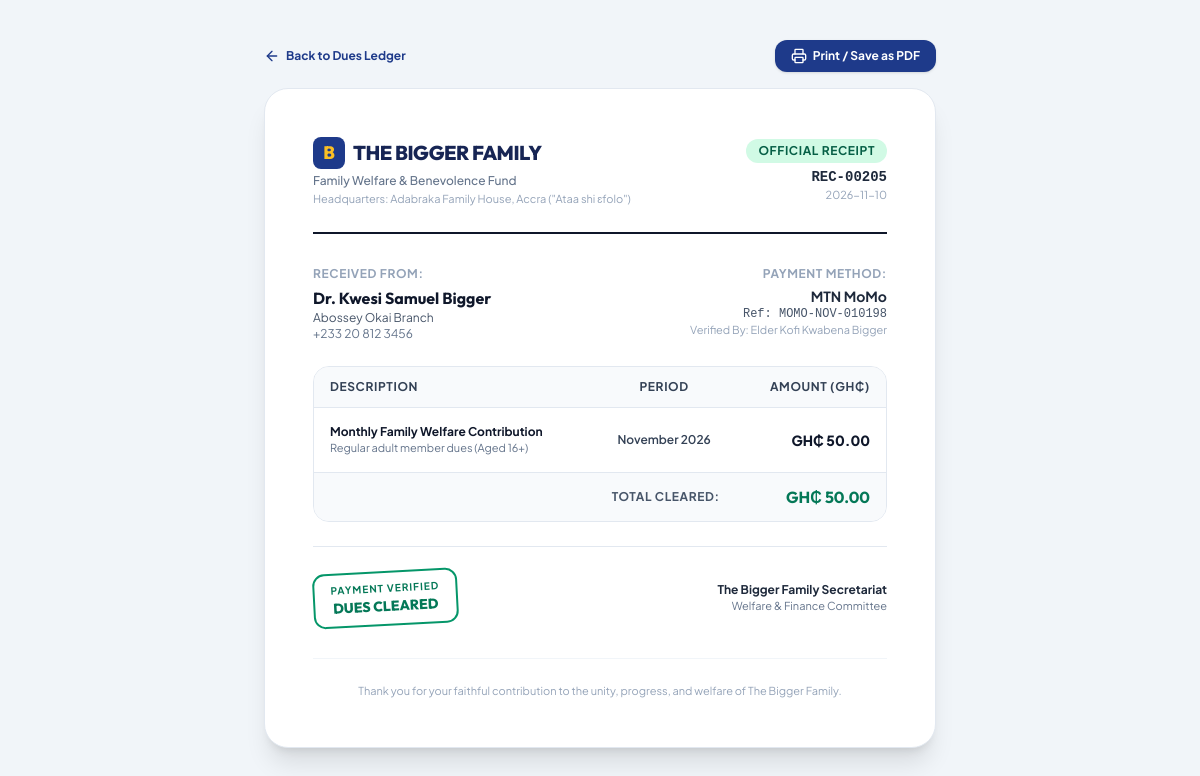
Page /dues/receipt/205 (signed in) on the committed database.
### tables this page shows
CREATE TABLE dues_records (
        id INTEGER PRIMARY KEY AUTOINCREMENT,
        member_id INTEGER NOT NULL REFERENCES members(id) ON DELETE CASCADE,
        period_month TEXT NOT NULL, -- Format: YYYY-MM e.g. '2026-11'
        period_label TEXT NOT NULL, -- e.g. 'November 2026'
        amount_due REAL NOT NULL,
        amount_paid REAL DEFAULT 0.00,
        status TEXT DEFAULT 'unpaid', -- 'unpaid', 'pending_verification', 'paid', 'exempt'
        payment_method TEXT, -- 'MTN MoMo', 'Telecel Cash', 'AT Money', 'Bank Transfer', 'Cash'
        transaction_reference TEXT,
        proof_filename TEXT,
        payment_date DATETIME,
        verified_by INTEGER REFERENCES members(id),
        verified_at DATETIME,
        admin_notes TEXT,
        created_at DATETIME DEFAULT CURRENT_TIMESTAMP,
        UNIQUE(member_id, period_month)
    );

CREATE TABLE members (
        id INTEGER PRIMARY KEY AUTOINCREMENT,
        branch_id INTEGER NOT NULL REFERENCES branches(id) ON DELETE RESTRICT,
        full_name TEXT NOT NULL,
        email TEXT UNIQUE NOT NULL,
        phone TEXT NOT NULL,
        date_of_birth DATE NOT NULL,
        age INTEGER NOT NULL,
        gender TEXT NOT NULL,
        occupation TEXT,
        residence TEXT,
        bio TEXT,
        parent_member_id INTEGER REFERENCES members(id) ON DELETE SET NULL,
        role TEXT DEFAULT 'member', -- 'admin', 'branch_leader', 'elder', 'member'
        status TEXT DEFAULT 'active', -- 'active', 'pending_approval'
        profile_photo TEXT,
        password_hash TEXT NOT NULL,
        created_at DATETIME DEFAULT CURRENT_TIMESTAMP
    );

CREATE TABLE branches (
        id INTEGER PRIMARY KEY AUTOINCREMENT,
        name TEXT NOT NULL,
        slug TEXT UNIQUE NOT NULL,
        leader_name TEXT,
        description TEXT,
        color_code TEXT DEFAULT '#3B82F6',
        created_at DATETIME DEFAULT CURRENT_TIMESTAMP
    );

### app.py (the view)
@app.route('/dues/receipt/<int:record_id>')
@login_required
def dues_receipt(record_id):
    conn = get_db()
    member_id = session['member_id']
    is_admin = session.get('role') in ['admin', 'branch_leader']
    record = conn.execute('''
        SELECT d.*, m.full_name, m.email, m.phone, b.name as branch_name, v.full_name as verifier_name
        FROM dues_records d
        JOIN members m ON d.member_id = m.id
        JOIN branches b ON m.branch_id = b.id
        LEFT JOIN members v ON d.verified_by = v.id
        WHERE d.id = ?
    ''', (record_id,)).fetchone()
    if not record:
        flash('Receipt not found.', 'danger')
        return redirect(url_for('dues'))
    if record['member_id'] != member_id and not is_admin:
        flash('Unauthorized to view this receipt.', 'danger')
        return redirect(url_for('dues'))
    return render_template('receipt.html', record=record)

### app.py (called while the page is built)
def get_db():
    if 'db' not in g:
        g.db = get_db_connection()
    return g.db

def login_required(f):
    @wraps(f)
    def decorated_function(*args, **kwargs):
        if 'member_id' not in session:
            flash('Please log in to access this page.', 'warning')
            return redirect(url_for('login', next=request.url))
        return f(*args, **kwargs)
    return decorated_function

@app.context_processor
def inject_global_settings():
    conn = get_db()
    settings = conn.execute('SELECT * FROM dues_settings WHERE is_active = 1 LIMIT 1').fetchone()
    return {
        'dues_settings': settings,
        'family_name': 'The Bigger Family',
        'current_year': date.today().year,
        'today_date': date.today().strftime('%Y-%m-%d')
    }

### database.py (called while the page is built)
def get_db_connection():
    conn = sqlite3.connect(DB_PATH, timeout=30.0)
    conn.row_factory = sqlite3.Row
    conn.execute("PRAGMA journal_mode = WAL")
    conn.execute("PRAGMA foreign_keys = ON")
    return conn

### templates/receipt.html (shortened to what this page needs)
<!DOCTYPE html>
<html lang="en">
<head>
    <script src="https://cdn.tailwindcss.com"></script>
</head>
<body class="bg-slate-100 min-h-screen py-10 px-4 flex flex-col items-center">
    <div class="no-print max-w-2xl w-full mb-4 flex items-center justify-between">
        <a href="{{ url_for('dues') }}" class="inline-flex items-center gap-1.5 text-xs font-bold text-blue-900 hover:underline">
            <i data-lucide="arrow-left" class="w-4 h-4"></i>
            <span>Back to Dues Ledger</span>
        </a>
        <button onclick="window.print()" class="inline-flex items-center gap-1.5 px-4 py-2 rounded-xl bg-blue-900 text-white font-bold text-xs shadow hover:bg-blue-800 transition">
            <i data-lucide="printer" class="w-4 h-4"></i>
            <span>Print / Save as PDF</span>
        </button>
    </div>
    <div class="receipt-card max-w-2xl w-full bg-white rounded-3xl shadow-xl border border-slate-200 p-8 sm:p-12 relative overflow-hidden">
        <div class="flex items-start justify-between pb-6 border-b-2 border-slate-900">
            <div>
                <div class="flex items-center gap-2 mb-1">
                    <div class="w-8 h-8 rounded-lg bg-blue-900 text-amber-400 font-extrabold flex items-center justify-center font-heading text-lg">B</div>
                    <span class="font-heading font-extrabold text-xl text-blue-950 tracking-tight">THE BIGGER FAMILY</span>
                </div>
                <p class="text-xs text-slate-500 font-medium">Family Welfare & Benevolence Fund</p>
                <p class="text-[11px] text-slate-400 mt-0.5">Headquarters: Adabraka Family House, Accra ("Ataa shi ɛfolo")</p>
            </div>
            <div class="text-right">
                <span class="inline-block px-3 py-1 rounded-full bg-emerald-100 text-emerald-800 text-xs font-bold uppercase tracking-wider mb-1">
                    Official Receipt
                </span>
                <span class="font-mono font-bold text-sm text-slate-800 block">REC-{{ "%05d"|format(record.id) }}</span>
                <span class="text-[11px] text-slate-400 block">{{ record.payment_date[:10] if record.payment_date else today_date }}</span>
            </div>
        </div>
        <div class="my-8 space-y-6">
            <div class="grid grid-cols-2 gap-4 text-xs">
                <div>
                    <span class="font-bold text-slate-400 uppercase tracking-wider block mb-1">Received From:</span>
                    <span class="font-heading font-bold text-base text-slate-900 block">{{ record.full_name }}</span>
                    <span class="text-slate-600 block">{{ record.branch_name }}</span>
                    <span class="text-slate-500 block">{{ record.phone }}</span>
                </div>
                <div class="text-right">
                    <span class="font-bold text-slate-400 uppercase tracking-wider block mb-1">Payment Method:</span>
                    <span class="font-bold text-slate-800 text-sm block">{{ record.payment_method }}</span>
                    <span class="font-mono text-slate-600 text-xs block">Ref: {{ record.transaction_reference }}</span>
                    <span class="text-slate-400 text-[11px] block">Verified By: {{ record.verifier_name or 'Welfare Committee' }}</span>
                </div>
            </div>
            <div class="border border-slate-200 rounded-2xl overflow-hidden mt-6">
                <table class="w-full text-xs">
                    <thead>
                        <tr class="bg-slate-50 text-slate-700 font-bold uppercase tracking-wider border-b border-slate-200">
                            <th class="py-3 px-4 text-left">Description</th>
                            <th class="py-3 px-4 text-center">Period</th>
                            <th class="py-3 px-4 text-right">Amount (GH₵)</th>
                        </tr>
                    </thead>
                    <tbody class="divide-y divide-slate-100">
                        <tr>
                            <td class="py-4 px-4">
                                <span class="font-bold text-slate-900 block">Monthly Family Welfare Contribution</span>
                                <span class="text-slate-500 text-[11px]">Regular adult member dues (Aged 16+)</span>
                            </td>
                            <td class="py-4 px-4 text-center font-semibold text-slate-700">
                                {{ record.period_label }}
                            </td>
                            <td class="py-4 px-4 text-right font-extrabold text-slate-900 text-sm">
                                GH₵ {{ "%.2f"|format(record.amount_paid) }}
                            </td>
                        </tr>
                    </tbody>
                    <tfoot>
                        <tr class="bg-slate-50 border-t border-slate-200 font-bold">
                            <td colspan="2" class="py-3 px-4 text-right uppercase tracking-wider text-slate-600">Total Cleared:</td>
                            <td class="py-3 px-4 text-right text-base text-emerald-700 font-heading">
                                GH₵ {{ "%.2f"|format(record.amount_paid) }}
                            </td>
                        </tr>
                    </tfoot>
                </table>
            </div>
            <div class="flex items-center justify-between pt-6 border-t border-slate-200">
                <div class="border-2 border-emerald-600 rounded-xl px-4 py-2 text-center inline-block -rotate-3 text-emerald-700">
                    <span class="text-[10px] font-bold uppercase tracking-widest block">PAYMENT VERIFIED</span>
                    <span class="font-heading font-extrabold text-sm block">DUES CLEARED</span>
                </div>
                <div class="text-right text-xs">
                    <span class="font-bold text-slate-800 block">The Bigger Family Secretariat</span>
                    <span class="text-slate-500 text-[11px] block">Welfare & Finance Committee</span>
                </div>
            </div>
        </div>
        <div class="text-center pt-6 border-t border-slate-100 text-[11px] text-slate-400">
            Thank you for your faithful contribution to the unity, progress, and welfare of The Bigger Family.
        </div>
    </div>
</body>
</html>

### templates/receipt.html (style rules this page uses)
body { font-family: 'Plus Jakarta Sans', sans-serif; }
.font-heading { font-family: 'Outfit', sans-serif; }

### rows in the picture
dues_records: id "00205", payment_date "2026-11-10", payment_method "MTN MoMo", transaction_reference "MOMO-NOV-010198", period_label "November 2026", amount_paid "50.00"
members: full_name "Dr. Kwesi Samuel Bigger", phone "+233 20 812 3456"
branches: branch_name "Abossey Okai Branch"
members: full_name "Elder Kofi Kwabena Bigger"
